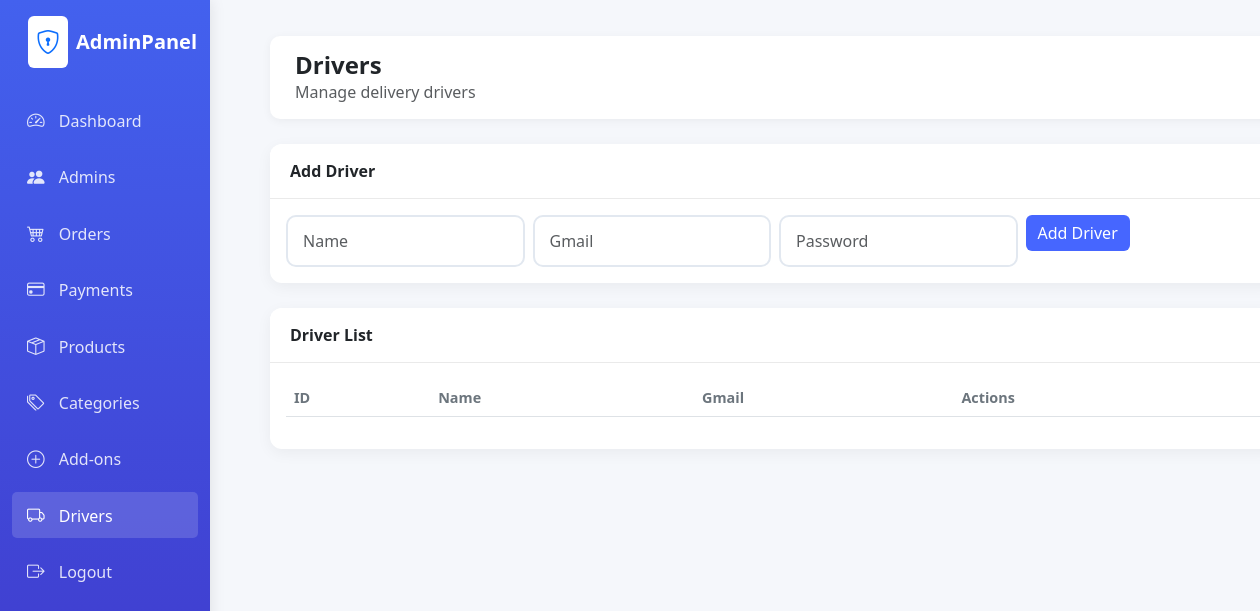
Page /admin/drivers.php (signed in) on the earlier database version.
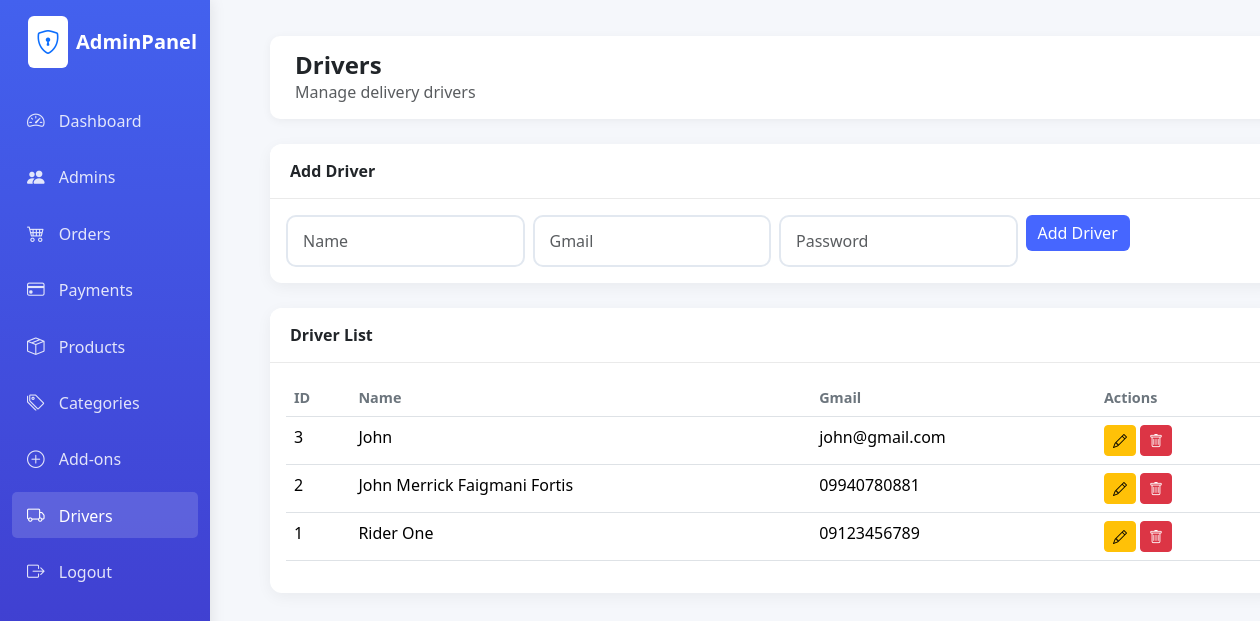
Same page on the later database version.
### tables this page shows
CREATE TABLE `drivers` (
  `Driver_ID` int(11) NOT NULL,
  `Name` varchar(100) NOT NULL,
  `Gmail` varchar(255) NOT NULL,
  `Password_Hash` varchar(255) NOT NULL,
  `Api_Token` varchar(128) DEFAULT NULL,
  `Token_Expires` datetime DEFAULT NULL,
  `Created_At` datetime DEFAULT current_timestamp()
);

### admin/drivers.php (the view, shortened to what this page needs)
<?php
$db = new database();
$con = $db->opencon();
$drivers = $con->query("SELECT * FROM drivers ORDER BY Driver_ID DESC")->fetchAll(PDO::FETCH_ASSOC);
?>
<!DOCTYPE html>
<html lang="en">
<head>
    <link href="https://cdn.jsdelivr.net/npm/bootstrap@5.3.3/dist/css/bootstrap.min.css" rel="stylesheet">
    <link href="https://cdn.jsdelivr.net/npm/bootstrap-icons@1.11.3/font/bootstrap-icons.css" rel="stylesheet">
    <link rel="stylesheet" href="assets/css/style.css">
</head>
<body class="dashboard-page">
<div class="container-fluid">
    <div class="row">
        <div class="col-md-2 col-lg-2 d-md-block sidebar collapse" id="sidebarCollapse">
            <?php include 'sidebar.php'; ?>
        </div>
        <div class="col-md-10 col-lg-10 main-content">
            <div class="header d-flex justify-content-between align-items-center mt-3">
                <div>
                    <h4 class="mb-0 fw-bold">Drivers</h4>
                    <p class="mb-0 text-muted">Manage delivery drivers</p>
                </div>
            </div>
            <div class="card mt-3">
                <div class="card-header">Add Driver</div>
                <div class="card-body">
                    <form class="row g-2" method="post">
                        <div class="col-md-3"><input type="text" name="name" class="form-control" placeholder="Name" required></div>
                        <div class="col-md-3"><input type="email" name="gmail" class="form-control" placeholder="Gmail" required></div>
                        <div class="col-md-3"><input type="password" name="password" class="form-control" placeholder="Password" required></div>
                        <div class="col-md-3"><button type="submit" class="btn btn-primary">Add Driver</button></div>
                    </form>
                </div>
            </div>
            <div class="card mt-4">
                <div class="card-header">Driver List</div>
                <div class="card-body">
                    <div class="table-responsive">
                        <table class="table table-hover">
                            <thead>
                                <tr>
                                    <th>ID</th>
                                    <th>Name</th>
                                    <th>Gmail</th>
                                    <th>Actions</th>
                                </tr>
                            </thead>
                            <tbody>
                                <?php foreach ($drivers as $d): ?>
                                <tr>
                                    <td><?= $d['Driver_ID'] ?></td>
                                    <td><?= htmlspecialchars($d['Name']) ?></td>
                                    <td><?= htmlspecialchars($d['Gmail']) ?></td>
                                    <td>
                                        <form method="post" style="display:inline-block">
                                            <button type="button" class="btn btn-sm btn-warning" onclick="showEdit(this.form)"><i class="bi bi-pencil"></i></button>
                                        </form>
                                        <form method="post" style="display:inline-block" onsubmit="return confirm('Delete this driver?')">
                                            <button type="submit" name="delete" class="btn btn-sm btn-danger"><i class="bi bi-trash"></i></button>
                                        </form>
                                    </td>
                                </tr>
                                <?php endforeach; ?>
                            </tbody>
                        </table>
                    </div>
                </div>
            </div>
        </div>
    </div>
</div>
</body>
</html>

Differences in the rows shown:
added drivers: Driver_ID "3", Name "John", Gmail "john@gmail.com"
added drivers: Driver_ID "2", Name "John Merrick Faigmani Fortis", Gmail "09940780881"
added drivers: Driver_ID "1", Name "Rider One", Gmail "09123456789"
